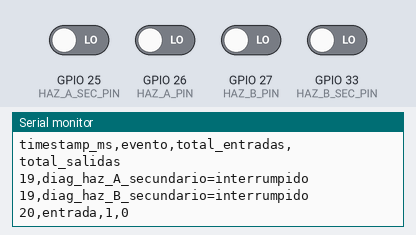
Bench run of a sketch on a simulated ESP32. On the bench: the last lines printed to the serial monitor. The inputs (shaded band) are chosen by the test bench; at power-on: GPIO 25 (HAZ_A_SEC_PIN), GPIO 26 (HAZ_A_PIN), GPIO 27 (HAZ_B_PIN), GPIO 33 (HAZ_B_SEC_PIN) LOW.

Above: at 1.2 s.
1.3 s: GPIO 25 (HAZ_A_SEC_PIN) driven HIGH
At 1.7 s:
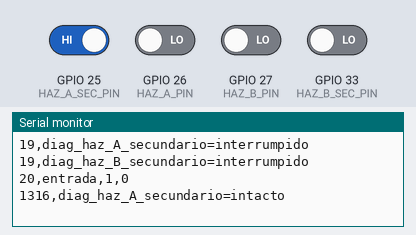
2.8 s: GPIO 33 (HAZ_B_SEC_PIN) driven HIGH
At 4.0 s:
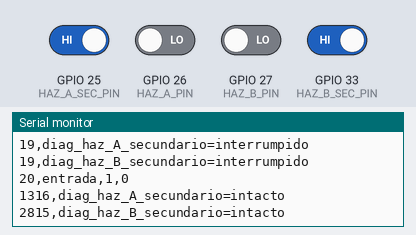
4.3 s: GPIO 25 (HAZ_A_SEC_PIN) driven LOW
At 5.1 s:
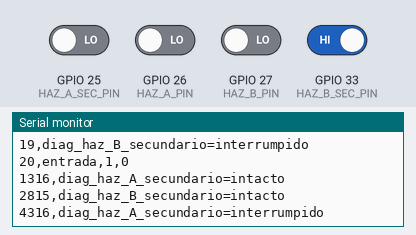
5.8 s: GPIO 33 (HAZ_B_SEC_PIN) driven LOW
At 6.2 s:
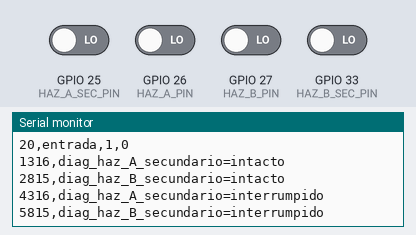

The sketch:

ir_doble_haz_conteo.ino
```cpp
/*
 * Contador IR doble haz (módulos TCRT5000 reflectivos) — lectura digital con
 * debounce por software y lógica de secuencia para conteo direccional
 * KaabLab — conteo de tráfico de forrajeo en la piquera
 *
 * ADVERTENCIA — DISEÑO NO CERRADO (ver README.md secciones 1, 2 y 5):
 *   - Rango de operación declarado por el fabricante del TCRT5000
 *     (hoja Vishay): 0.2-15 mm, pico a 2.5 mm — pendiente de validar en
 *     banco con el tubo real de la piquera (~15 mm).
 *   - Estos módulos no tienen mitigación integrada contra falsos
 *     positivos por luz solar IR directa.
 *   Este código asume que la validación de banco de la sección 5 del
 *   README ya se realizó. NO instalar en campo sin esa validación.
 *
 * Pin mapping confirmado del proyecto (ver README.md sección 1.1 sobre
 * la geometría — 4 módulos reflectivos, 2 por haz, separación entre
 * haces >= ~10 mm por el ancho de la cabeza óptica del TCRT5000, a validar). Cada
 * módulo detecta por reflexión (sin haz directo) y entrega una señal OUT
 * utilizable: por eso se leen las 4 señales, aunque el conteo final usa
 * solo las dos "principales":
 *   Haz A - receptor principal   = GPIO26
 *   Haz A - receptor secundario  = GPIO25 (mismo par, diagnóstico/banco)
 *   Haz B - receptor principal   = GPIO27
 *   Haz B - receptor secundario  = GPIO33 (mismo par, diagnóstico/banco)
 *
 * GPIO25 quedó libre al descartarse el diseño discreto anterior (que lo
 * usaba como drive de LED IR) en favor de los módulos TCRT5000 (ver
 * CLAUDE.md, "Decisiones de diseño confirmadas"). GPIO33 no tiene uso
 * previo en el mapeo de pines del proyecto.
 *
 * Lógica de conteo direccional (basada en las señales PRINCIPALES):
 *   Haz A interrumpido antes que Haz B  -> entrada (A->B)
 *   Haz B interrumpido antes que Haz A  -> salida  (B->A)
 * Las señales SECUNDARIAS solo se registran por separado para comparar
 * en banco contra la principal del mismo par (README.md sección 3 y 5).
 */

const int HAZ_A_PIN = 26;
const int HAZ_A_SEC_PIN = 25;
const int HAZ_B_PIN = 27;
const int HAZ_B_SEC_PIN = 33;

// Polaridad de salida de los módulos TCRT5000: en la configuración
// típica, OUT permanece en HIGH con el haz intacto y baja a LOW cuando el
// haz se interrumpe (objeto detectado).
// CONFIRMAR EN BANCO (README.md sección 5): el ajuste del potenciómetro
// de sensibilidad y la revisión exacta del módulo pueden invertir esta
// lógica — verificar con multímetro/osciloscopio antes de confiar en esta
// constante.
const int BEAM_BROKEN_LEVEL = LOW;

// --- Debounce por software (no bloqueante) ---
// Evita conteos falsos por rebote/ruido de la salida del comparador
// LM393 integrado en cada módulo.
const unsigned long DEBOUNCE_MS = 15;

struct DebouncedPin {
  uint8_t pin;
  int stableState;
  int lastRawState;
  unsigned long lastChangeMs;
};

DebouncedPin beamA = { HAZ_A_PIN, HIGH, HIGH, 0 };
DebouncedPin beamASec = { HAZ_A_SEC_PIN, HIGH, HIGH, 0 };
DebouncedPin beamB = { HAZ_B_PIN, HIGH, HIGH, 0 };
DebouncedPin beamBSec = { HAZ_B_SEC_PIN, HIGH, HIGH, 0 };

// Actualiza el estado debounced de un pin. Devuelve true solo en el ciclo
// en que el estado ESTABLE cambia (no en cada lectura ruidosa).
bool updateDebounced(DebouncedPin &dp) {
  int raw = digitalRead(dp.pin);
  unsigned long now = millis();

  if (raw != dp.lastRawState) {
    dp.lastRawState = raw;
    dp.lastChangeMs = now;
  }

  if ((now - dp.lastChangeMs) >= DEBOUNCE_MS && dp.stableState != dp.lastRawState) {
    dp.stableState = dp.lastRawState;
    return true; // cambio de estado estable confirmado
  }
  return false;
}

// --- Lógica de secuencia para conteo direccional ---
enum SequenceState { SEQ_IDLE, SEQ_A_FIRST, SEQ_B_FIRST };
SequenceState seqState = SEQ_IDLE;
unsigned long seqStartMs = 0;

// Tiempo máximo permitido entre la interrupción del primer haz y del
// segundo para considerarlos parte del mismo cruce. Punto de partida
// conservador; ajustar según la velocidad real de tránsito medida en
// banco (README.md sección 5).
const unsigned long SEQUENCE_TIMEOUT_MS = 300;

// Simplificación conocida: si el mismo haz se interrumpe dos veces
// seguidas antes de que el otro se active, este código NO reinicia la
// ventana de tiempo — simplemente espera el timeout. Válido para una
// primera versión; revisar si el bench de la sección 5 muestra cruces
// perdidos por esta causa (p. ej. varias abejas muy seguidas).
unsigned long countEntradas = 0;
unsigned long countSalidas = 0;

void setup() {
  Serial.begin(115200);
  while (!Serial) { /* espera puerto serie en placas con USB nativo */ }

  pinMode(HAZ_A_PIN, INPUT);
  pinMode(HAZ_A_SEC_PIN, INPUT);
  pinMode(HAZ_B_PIN, INPUT);
  pinMode(HAZ_B_SEC_PIN, INPUT);

  Serial.println("Contador IR doble haz iniciado (4 modulos TCRT5000, 2 por haz)");
  Serial.println("timestamp_ms,evento,total_entradas,total_salidas");
}

void loop() {
  bool changedA = updateDebounced(beamA);
  bool changedASec = updateDebounced(beamASec);
  bool changedB = updateDebounced(beamB);
  bool changedBSec = updateDebounced(beamBSec);

  // Registro diagnostico de las senales SECUNDARIAS: no participan en la
  // logica de conteo, solo se imprimen para comparar en banco contra la
  // principal del mismo par (README.md secciones 3 y 5).
  unsigned long diagNow = millis();
  if (changedASec) {
    Serial.print(diagNow);
    Serial.print(",diag_haz_A_secundario=");
    Serial.println(beamASec.stableState == BEAM_BROKEN_LEVEL ? "interrumpido" : "intacto");
  }
  if (changedBSec) {
    Serial.print(diagNow);
    Serial.print(",diag_haz_B_secundario=");
    Serial.println(beamBSec.stableState == BEAM_BROKEN_LEVEL ? "interrumpido" : "intacto");
  }

  bool aBroken = (beamA.stableState == BEAM_BROKEN_LEVEL);
  bool bBroken = (beamB.stableState == BEAM_BROKEN_LEVEL);

  unsigned long now = millis();

  // Timeout: si pasó demasiado tiempo esperando el segundo haz, se
  // descarta la secuencia (no se cuenta como entrada ni salida) y se
  // vuelve a esperar el próximo cruce desde cero.
  if (seqState != SEQ_IDLE && (now - seqStartMs) > SEQUENCE_TIMEOUT_MS) {
    seqState = SEQ_IDLE;
  }

  // Flanco de interrupción del Haz A
  if (changedA && aBroken) {
    if (seqState == SEQ_IDLE) {
      seqState = SEQ_A_FIRST;
      seqStartMs = now;
    } else if (seqState == SEQ_B_FIRST) {
      // B se interrumpió primero, ahora A -> salida (B->A)
      countSalidas++;
      Serial.print(now);
      Serial.print(",salida,");
      Serial.print(countEntradas);
      Serial.print(",");
      Serial.println(countSalidas);
      seqState = SEQ_IDLE;
    }
  }

  // Flanco de interrupción del Haz B
  if (changedB && bBroken) {
    if (seqState == SEQ_IDLE) {
      seqState = SEQ_B_FIRST;
      seqStartMs = now;
    } else if (seqState == SEQ_A_FIRST) {
      // A se interrumpió primero, ahora B -> entrada (A->B)
      countEntradas++;
      Serial.print(now);
      Serial.print(",entrada,");
      Serial.print(countEntradas);
      Serial.print(",");
      Serial.println(countSalidas);
      seqState = SEQ_IDLE;
    }
  }

  // Espacio para otras tareas no bloqueantes del ESP32 (WiFi, otros
  // sensores, agregación de conteos en intervalos de 5 minutos — ver
  // thesis/capitulo-2-materiales-y-metodos/capitulo-2.md, sección 2.9.2).
  // No agregar delay() aquí: reduciría la resolución temporal del
  // debounce y podría perder cruces rápidos.
}
```

Measured:
- after the input at 1.3 s, the serial monitor: prints a new line at once (image 1)
- after the input at 2.8 s, the serial monitor: prints a new line at once (image 2)
- after the input at 4.3 s, the serial monitor: prints a new line at once (image 3)
- after the input at 5.8 s, the serial monitor: prints a new line at once (image 4)
